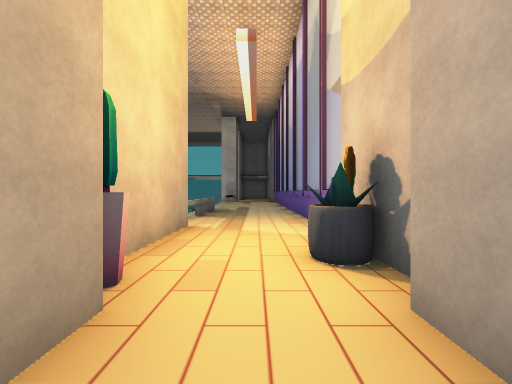
[1] (above)

20 first-person views from a walk through a Unity game level. The camera is 1.4 m above the floor, looks level and sees 90° across. The floor is counted in squares, 2 m on a side. Each view is taken from the middle of a square. On the plan, view 1 faces up. The plan holds only what a view shows up to about 9 squares ahead; the rest is blank. The place goes on beyond the plan. Some animated figures are not drawn. Door leaves are left out, so doorways stand open. Some surface patterns are stand-ins.

[2]
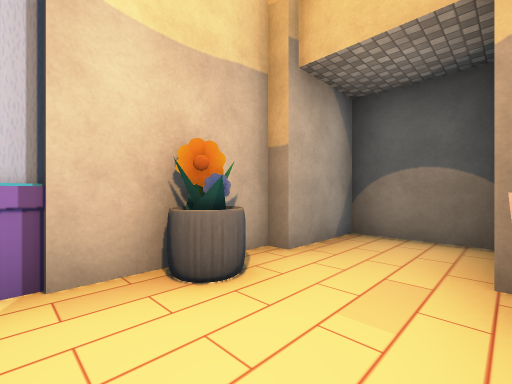

[3]
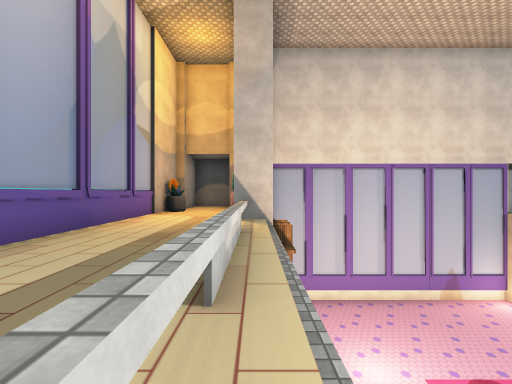

[4]
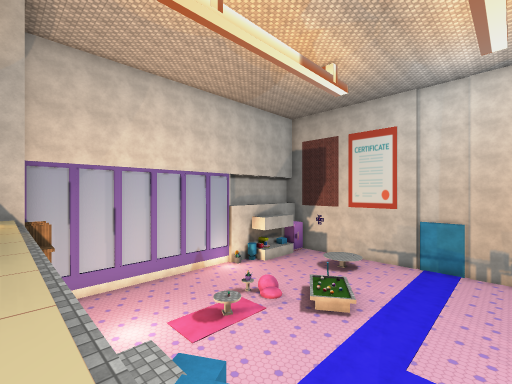

[5]
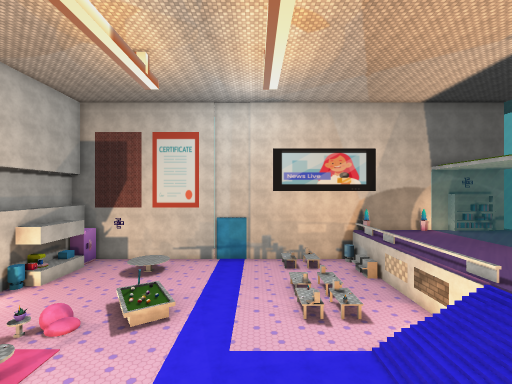

[6]
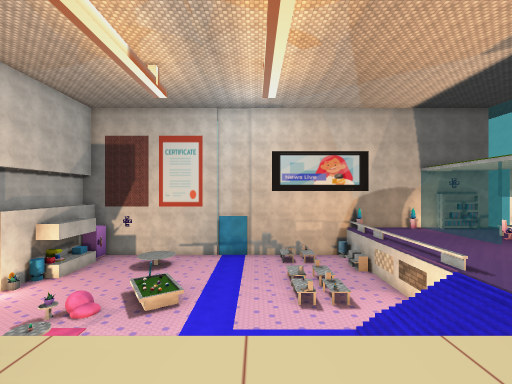

[7]
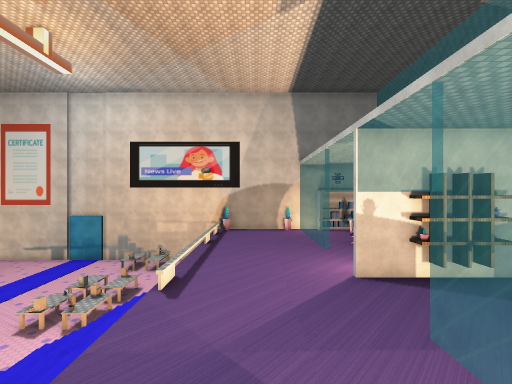

[8]
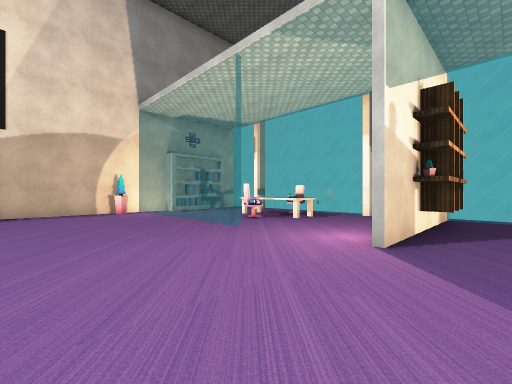

[9]
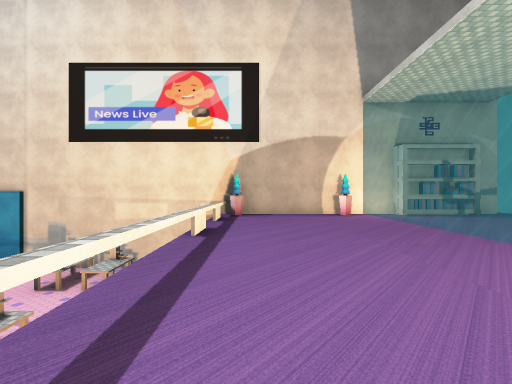

[10]
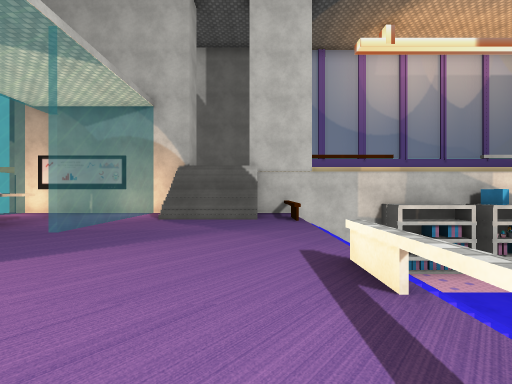

[11]
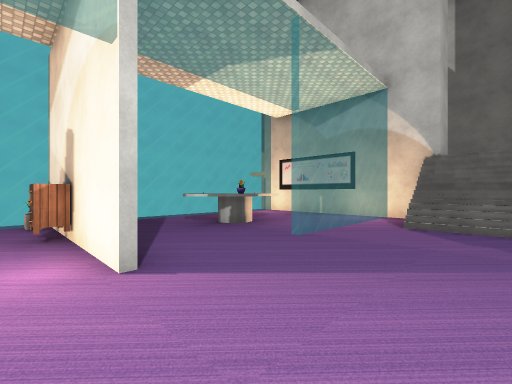

[12]
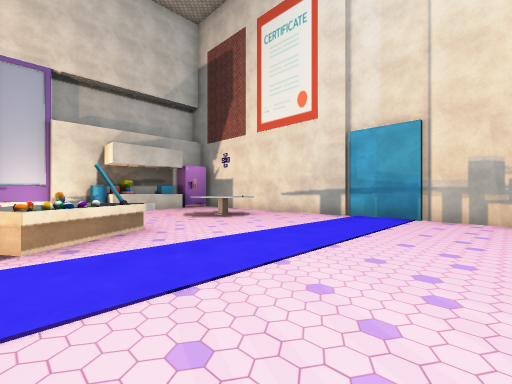

[13]
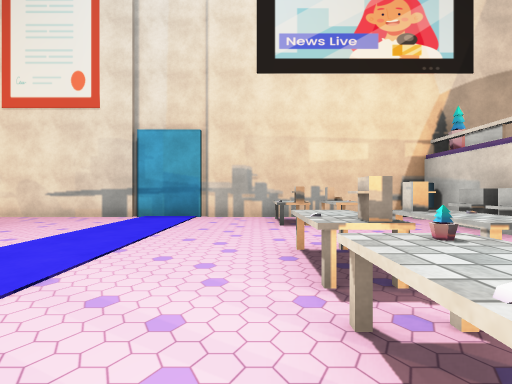

[14]
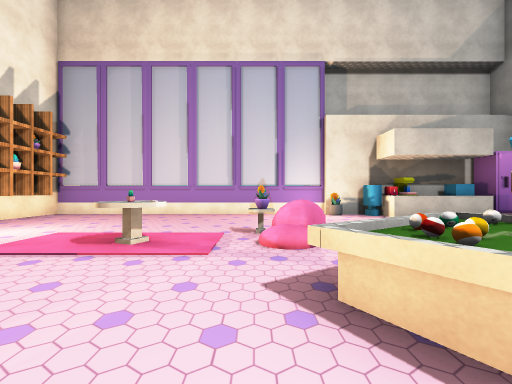

[15]
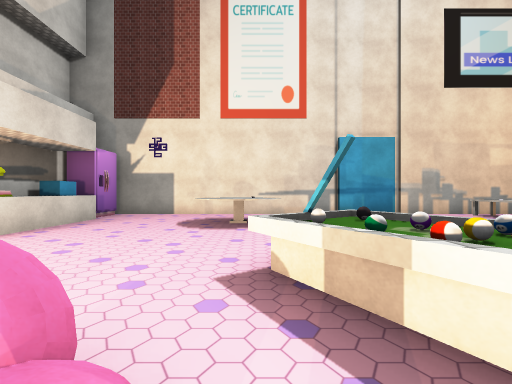

[16]
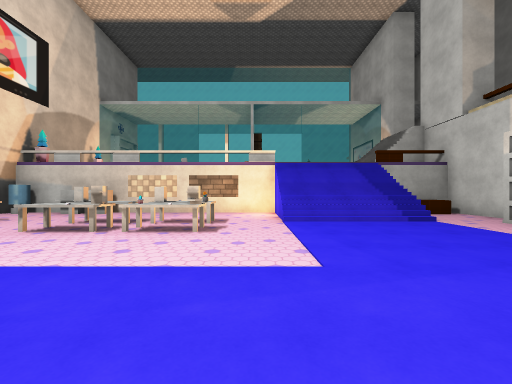

[17]
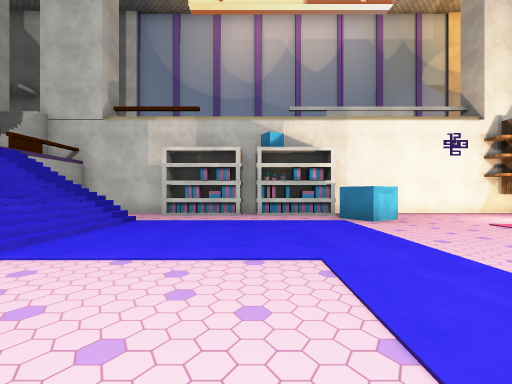

[18]
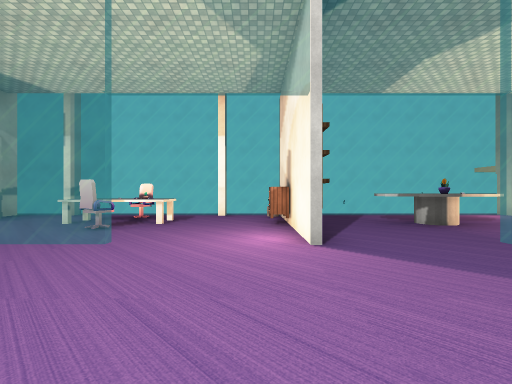

[19]
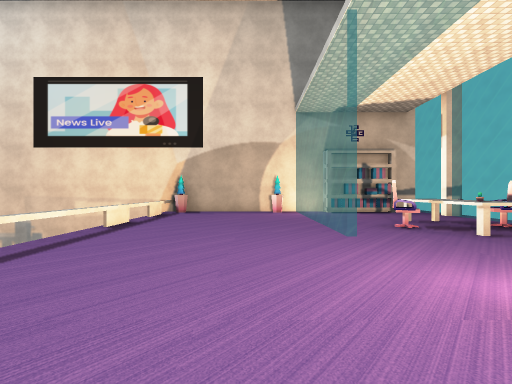

[20]
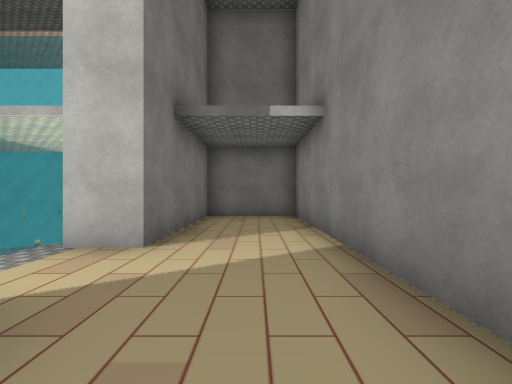

### Floor plan
Key: @ floor where view 1 was taken; # wall or solid block; x gap in a wall; . main floor; : floor 3.5 m higher than the main floor; + floor 6.5 m higher than the main floor; / step, stairs or slope; D open door; = window, fence, low wall or low ledge; ^ raised ledge; O other object.
Columns run from 18 left of view 1 to 2 right of it. Each row starts with its distance up from view 1.
 28  ##   =#=# === =#
 27  #   O::O#::::::####
 26  O::^O^:O#:^O^::#++#
 25  O:::O:::#:^^^::#++#
 24  =====:::#::====#++#
 23 =O::::::::::::::#++#
 22 #::::::::::::://+++#
 21 #::::::::::::://+++#
 20 #:::::::::::::/##++#
 19 #########=:::/=## +
 18  O.OO.....////^^x
 17 #....O.O..////..#
 16 #.O..OO O.////..#
 15 #.O..OOOO......O=
 14 #.....OO.......O+
 13 #..............O++
 12 ##.............O+
 11 ##.............O=+
 10 #......OO....OO =++
  9 #.....OOO...... =+++#
  8 #. OO..O...O....=+++#
  7 #..OO...#O.O....#+++#
  6 #........O......#+++#
  5 #...............#+++#
  4 #..^^^.........O#+++#
  3 ##OOOO.O........#++O#
  2       #^#########O++#
  1                 #DDD#
  0                  #@#
 -1                  ###

Where each view was taken, in squares from view 1:
view 1: 0 up, 0 right, facing up
view 2: 4 up, 1 left, facing down-right
view 3: 12 up, 2 left, facing down
view 4: 14 up, 2 left, facing down-left
view 5: 13 up, 2 left, facing left
view 6: 13 up, 1 left, facing left
view 7: 21 up, 3 left, facing left
view 8: 20 up, 8 left, facing up-left
view 9: 20 up, 9 left, facing left
view 10: 20 up, 11 left, facing right
view 11: 21 up, 10 left, facing up-right
view 12: 14 up, 10 left, facing down-left
view 13: 14 up, 10 left, facing left
view 14: 11 up, 9 left, facing down
view 15: 8 up, 9 left, facing left
view 16: 10 up, 9 left, facing up
view 17: 13 up, 11 left, facing right
view 18: 20 up, 10 left, facing up
view 19: 22 up, 8 left, facing left
view 20: 19 up, 0 right, facing up
